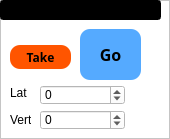
     <widget class="QFrame" name="frame_2">
      <property name="styleSheet">
       <string notr="true">background-color: rgb(255, 255, 255);</string>
      </property>
      <property name="frameShape">
       <enum>QFrame::StyledPanel</enum>
      </property>
      <property name="frameShadow">
       <enum>QFrame::Raised</enum>
      </property>
      <widget class="QLabel" name="label_15">
       <property name="geometry">
        <rect>
         <x>10</x>
         <y>112</y>
         <width>21</width>
         <height>16</height>
        </rect>
       </property>
       <property name="styleSheet">
        <string notr="true">background-color: rgb(255, 255, 255);</string>
       </property>
       <property name="text">
        <string>Vert</string>
       </property>
      </widget>
      <widget class="QSpinBox" name="ABSVertref2">
       <property name="geometry">
        <rect>
         <x>40</x>
         <y>110</y>
         <width>85</width>
         <height>20</height>
        </rect>
       </property>
       <property name="minimum">
        <number>-1000000000</number>
       </property>
       <property name="maximum">
        <number>1000000000</number>
       </property>
       <property name="singleStep">
        <number>1000</number>
       </property>
      </widget>
      <widget class="QSpinBox" name="ABSLatref2">
       <property name="geometry">
        <rect>
         <x>40</x>
         <y>85</y>
         <width>85</width>
         <height>20</height>
        </rect>
       </property>
       <property name="minimum">
        <number>-1000000000</number>
       </property>
       <property name="maximum">
        <number>1000000000</number>
       </property>
       <property name="singleStep">
        <number>1000</number>
       </property>
      </widget>
      <widget class="QLineEdit" name="posText2">
       <property name="geometry">
        <rect>
         <x>0</x>
         <y>0</y>
         <width>161</width>
         <height>20</height>
        </rect>
       </property>
       <property name="font">
        <font>
         <family>Arial</family>
         <pointsize>12</pointsize>
         <weight>75</weight>
         <bold>true</bold>
        </font>
       </property>
       <property name="styleSheet">
        <string notr="true">background-color: rgb(0, 0, 0);
color: rgb(255, 255, 0);</string>
       </property>
       <property name="text">
        <string/>
       </property>
      </widget>
      <widget class="QPushButton" name="take2">
       <property name="geometry">
        <rect>
         <x>10</x>
         <y>45</y>
         <width>61</width>
         <height>24</height>
        </rect>
       </property>
       <property name="font">
        <font>
         <family>Trebuchet MS</family>
         <weight>75</weight>
         <bold>true</bold>
        </font>
       </property>
       <property name="styleSheet">
        <string notr="true">background-color:  rgb(255, 85, 0);
border-radius:10px</string>
       </property>
       <property name="text">
        <string>Take</string>
       </property>
      </widget>
      <widget class="QPushButton" name="Pos2">
       <property name="geometry">
        <rect>
         <x>80</x>
         <y>29</y>
         <width>61</width>
         <height>51</height>
        </rect>
       </property>
       <property name="palette">
        <palette>
         <active>
          <colorrole role="WindowText">
           <brush brushstyle="SolidPattern">
            <color alpha="255">
             <red>0</red>
             <green>0</green>
             <blue>0</blue>
            </color>
           </brush>
          </colorrole>
          <colorrole role="Button">
           <brush brushstyle="SolidPattern">
            <color alpha="255">
             <red>85</red>
             <green>170</green>
             <blue>255</blue>
            </color>
           </brush>
          </colorrole>
          <colorrole role="Light">
           <brush brushstyle="SolidPattern">
            <color alpha="255">
             <red>154</red>
             <green>154</green>
             <blue>255</blue>
            </color>
           </brush>
          </colorrole>
          <colorrole role="Midlight">
           <brush brushstyle="SolidPattern">
            <color alpha="255">
             <red>102</red>
             <green>102</green>
             <blue>245</blue>
            </color>
           </brush>
          </colorrole>
          <colorrole role="Dark">
           <brush brushstyle="SolidPattern">
            <color alpha="255">
             <red>25</red>
             <green>25</green>
             <blue>118</blue>
            </color>
           </brush>
          </colorrole>
          <colorrole role="Mid">
           <brush brushstyle="SolidPattern">
            <color alpha="255">
             <red>34</red>
             <green>34</green>
             <blue>157</blue>
            </color>
           </brush>
          </colorrole>
          <colorrole role="Text">
           <brush brushstyle="SolidPattern">
            <color alpha="255">
             <red>0</red>
             <green>0</green>
             <blue>0</blue>
            </color>
           </brush>
          </colorrole>
          <colorrole role="BrightText">
           <brush brushstyle="SolidPattern">
            <color alpha="255">
             <red>255</red>
             <green>255</green>
             <blue>255</blue>
            </color>
           </brush>
          </colorrole>
          <colorrole role="ButtonText">
           <brush brushstyle="SolidPattern">
            <color alpha="255">
             <red>0</red>
             <green>0</green>
             <blue>0</blue>
            </color>
           </brush>
          </colorrole>
          <colorrole role="Base">
           <brush brushstyle="SolidPattern">
            <color alpha="255">
             <red>85</red>
             <green>170</green>
             <blue>255</blue>
            </color>
           </brush>
          </colorrole>
          <colorrole role="Window">
           <brush brushstyle="SolidPattern">
            <color alpha="255">
             <red>85</red>
             <green>170</green>
             <blue>255</blue>
            </color>
           </brush>
          </colorrole>
          <colorrole role="Shadow">
           <brush brushstyle="SolidPattern">
            <color alpha="255">
             <red>0</red>
             <green>0</green>
             <blue>0</blue>
            </color>
           </brush>
          </colorrole>
          <colorrole role="AlternateBase">
           <brush brushstyle="SolidPattern">
            <color alpha="255">
             <red>153</red>
             <green>153</green>
             <blue>245</blue>
            </color>
           </brush>
          </colorrole>
          <colorrole role="ToolTipBase">
           <brush brushstyle="SolidPattern">
            <color alpha="255">
             <red>255</red>
             <green>255</green>
             <blue>220</blue>
            </color>
           </brush>
          </colorrole>
          <colorrole role="ToolTipText">
           <brush brushstyle="SolidPattern">
            <color alpha="255">
             <red>0</red>
             <green>0</green>
             <blue>0</blue>
            </color>
           </brush>
          </colorrole>
         </active>
         <inactive>
          <colorrole role="WindowText">
           <brush brushstyle="SolidPattern">
            <color alpha="255">
             <red>0</red>
             <green>0</green>
             <blue>0</blue>
            </color>
           </brush>
          </colorrole>
          <colorrole role="Button">
           <brush brushstyle="SolidPattern">
            <color alpha="255">
             <red>85</red>
             <green>170</green>
             <blue>255</blue>
            </color>
           </brush>
          </colorrole>
          <colorrole role="Light">
           <brush brushstyle="SolidPattern">
            <color alpha="255">
             <red>154</red>
             <green>154</green>
             <blue>255</blue>
            </color>
           </brush>
          </colorrole>
          <colorrole role="Midlight">
           <brush brushstyle="SolidPattern">
            <color alpha="255">
             <red>102</red>
             <green>102</green>
             <blue>245</blue>
            </color>
           </brush>
          </colorrole>
          <colorrole role="Dark">
           <brush brushstyle="SolidPattern">
            <color alpha="255">
             <red>25</red>
             <green>25</green>
             <blue>118</blue>
            </color>
           </brush>
          </colorrole>
          <colorrole role="Mid">
           <brush brushstyle="SolidPattern">
            <color alpha="255">
             <red>34</red>
             <green>34</green>
             <blue>157</blue>
            </color>
           </brush>
          </colorrole>
          <colorrole role="Text">
           <brush brushstyle="SolidPattern">
            <color alpha="255">
             <red>0</red>
             <green>0</green>
             <blue>0</blue>
            </color>
           </brush>
          </colorrole>
          <colorrole role="BrightText">
           <brush brushstyle="SolidPattern">
            <color alpha="255">
             <red>255</red>
             <green>255</green>
             <blue>255</blue>
            </color>
           </brush>
          </colorrole>
          <colorrole role="ButtonText">
           <brush brushstyle="SolidPattern">
            <color alpha="255">
             <red>0</red>
             <green>0</green>
             <blue>0</blue>
            </color>
           </brush>
          </colorrole>
          <colorrole role="Base">
           <brush brushstyle="SolidPattern">
            <color alpha="255">
             <red>85</red>
             <green>170</green>
             <blue>255</blue>
            </color>
           </brush>
          </colorrole>
          <colorrole role="Window">
           <brush brushstyle="SolidPattern">
            <color alpha="255">
             <red>85</red>
             <green>170</green>
             <blue>255</blue>
            </color>
           </brush>
          </colorrole>
          <colorrole role="Shadow">
           <brush brushstyle="SolidPattern">
            <color alpha="255">
             <red>0</red>
             <green>0</green>
             <blue>0</blue>
            </color>
           </brush>
          </colorrole>
          <colorrole role="AlternateBase">
           <brush brushstyle="SolidPattern">
            <color alpha="255">
             <red>153</red>
             <green>153</green>
             <blue>245</blue>
            </color>
           </brush>
          </colorrole>
          <colorrole role="ToolTipBase">
           <brush brushstyle="SolidPattern">
            <color alpha="255">
             <red>255</red>
             <green>255</green>
             <blue>220</blue>
            </color>
           </brush>
          </colorrole>
          <colorrole role="ToolTipText">
           <brush brushstyle="SolidPattern">
            <color alpha="255">
             <red>0</red>
             <green>0</green>
             <blue>0</blue>
            </color>
           </brush>
          </colorrole>
         </inactive>
         <disabled>
          <colorrole role="WindowText">
           <brush brushstyle="SolidPattern">
            <color alpha="255">
             <red>25</red>
             <green>25</green>
             <blue>118</blue>
            </color>
           </brush>
          </colorrole>
          <colorrole role="Button">
           <brush brushstyle="SolidPattern">
            <color alpha="255">
             <red>85</red>
             <green>170</green>
             <blue>255</blue>
            </color>
           </brush>
          </colorrole>
          <colorrole role="Light">
           <brush brushstyle="SolidPattern">
            <color alpha="255">
             <red>154</red>
             <green>154</green>
             <blue>255</blue>
            </color>
           </brush>
          </colorrole>
          <colorrole role="Midlight">
           <brush brushstyle="SolidPattern">
            <color alpha="255">
             <red>102</red>
             <green>102</green>
             <blue>245</blue>
            </color>
           </brush>
          </colorrole>
          <colorrole role="Dark">
           <brush brushstyle="SolidPattern">
            <color alpha="255">
             <red>25</red>
             <green>25</green>
             <blue>118</blue>
            </color>
           </brush>
          </colorrole>
          <colorrole role="Mid">
           <brush brushstyle="SolidPattern">
            <color alpha="255">
             <red>34</red>
             <green>34</green>
             <blue>157</blue>
            </color>
           </brush>
          </colorrole>
          <colorrole role="Text">
           <brush brushstyle="SolidPattern">
            <color alpha="255">
             <red>25</red>
             <green>25</green>
             <blue>118</blue>
            </color>
           </brush>
          </colorrole>
          <colorrole role="BrightText">
           <brush brushstyle="SolidPattern">
            <color alpha="255">
             <red>255</red>
             <green>255</green>
             <blue>255</blue>
            </color>
           </brush>
          </colorrole>
          <colorrole role="ButtonText">
           <brush brushstyle="SolidPattern">
            <color alpha="255">
             <red>25</red>
             <green>25</green>
             <blue>118</blue>
            </color>
           </brush>
          </colorrole>
          <colorrole role="Base">
           <brush brushstyle="SolidPattern">
            <color alpha="255">
             <red>85</red>
             <green>170</green>
             <blue>255</blue>
            </color>
           </brush>
          </colorrole>
          <colorrole role="Window">
           <brush brushstyle="SolidPattern">
            <color alpha="255">
             <red>85</red>
             <green>170</green>
             <blue>255</blue>
            </color>
           </brush>
          </colorrole>
          <colorrole role="Shadow">
           <brush brushstyle="SolidPattern">
            <color alpha="255">
             <red>0</red>
             <green>0</green>
             <blue>0</blue>
            </color>
           </brush>
          </colorrole>
          <colorrole role="AlternateBase">
           <brush brushstyle="SolidPattern">
            <color alpha="255">
             <red>51</red>
             <green>51</green>
             <blue>236</blue>
            </color>
           </brush>
          </colorrole>
          <colorrole role="ToolTipBase">
           <brush brushstyle="SolidPattern">
            <color alpha="255">
             <red>255</red>
             <green>255</green>
             <blue>220</blue>
            </color>
           </brush>
          </colorrole>
          <colorrole role="ToolTipText">
           <brush brushstyle="SolidPattern">
            <color alpha="255">
             <red>0</red>
             <green>0</green>
             <blue>0</blue>
            </color>
           </brush>
          </colorrole>
         </disabled>
        </palette>
       </property>
       <property name="font">
        <font>
         <family>Trebuchet MS</family>
         <pointsize>12</pointsize>
         <weight>75</weight>
         <bold>true</bold>
        </font>
       </property>
       <property name="styleSheet">
        <string notr="true">background-color: rgb(85, 170, 255);
border-radius:10px</string>
       </property>
       <property name="text">
        <string>Go</string>
       </property>
      </widget>
      <widget class="QLabel" name="label_17">
       <property name="geometry">
        <rect>
         <x>10</x>
         <y>85</y>
         <width>21</width>
         <height>16</height>
        </rect>
       </property>
       <property name="styleSheet">
        <string notr="true">background-color: rgb(255, 255, 255);</string>
       </property>
       <property name="text">
        <string>Lat</string>
       </property>
      </widget>
     </widget>
